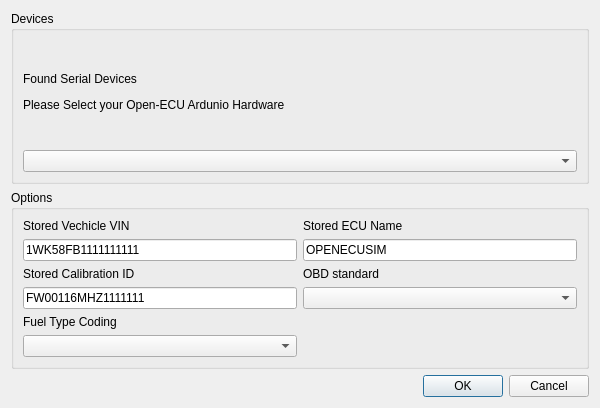
<?xml version="1.0" encoding="UTF-8"?>
<ui version="4.0">
 <class>Connect</class>
 <widget class="QDialog" name="Connect">
  <property name="geometry">
   <rect>
    <x>0</x>
    <y>0</y>
    <width>600</width>
    <height>408</height>
   </rect>
  </property>
  <property name="sizePolicy">
   <sizepolicy hsizetype="Fixed" vsizetype="Fixed">
    <horstretch>0</horstretch>
    <verstretch>0</verstretch>
   </sizepolicy>
  </property>
  <property name="windowTitle">
   <string>Connect</string>
  </property>
  <layout class="QVBoxLayout" name="verticalLayout_2">
   <item>
    <widget class="QGroupBox" name="gbDevices">
     <property name="title">
      <string>Devices</string>
     </property>
     <layout class="QVBoxLayout" name="verticalLayout">
      <item>
       <widget class="QLabel" name="label_6">
        <property name="text">
         <string>&lt;html&gt;&lt;head/&gt;&lt;body&gt;&lt;p&gt;Found Serial Devices&lt;/p&gt;&lt;p&gt;Please Select your Open-ECU Ardunio Hardware&lt;/p&gt;&lt;/body&gt;&lt;/html&gt;</string>
        </property>
       </widget>
      </item>
      <item>
       <widget class="QComboBox" name="comboBox"/>
      </item>
     </layout>
    </widget>
   </item>
   <item>
    <widget class="QGroupBox" name="gbOptions">
     <property name="title">
      <string>Options</string>
     </property>
     <layout class="QGridLayout" name="gridLayout">
      <item row="0" column="0">
       <widget class="QLabel" name="label">
        <property name="text">
         <string>Stored Vechicle VIN</string>
        </property>
       </widget>
      </item>
      <item row="0" column="1">
       <widget class="QLabel" name="label_3">
        <property name="text">
         <string>Stored ECU Name</string>
        </property>
       </widget>
      </item>
      <item row="1" column="0">
       <widget class="QLineEdit" name="txtVin">
        <property name="text">
         <string>1WK58FB1111111111</string>
        </property>
        <property name="maxLength">
         <number>17</number>
        </property>
       </widget>
      </item>
      <item row="1" column="1">
       <widget class="QLineEdit" name="txtEcuName">
        <property name="text">
         <string>OPENECUSIM</string>
        </property>
        <property name="maxLength">
         <number>20</number>
        </property>
       </widget>
      </item>
      <item row="2" column="0">
       <widget class="QLabel" name="label_2">
        <property name="text">
         <string>Stored Calibration ID</string>
        </property>
       </widget>
      </item>
      <item row="2" column="1">
       <widget class="QLabel" name="label_4">
        <property name="text">
         <string>OBD standard</string>
        </property>
       </widget>
      </item>
      <item row="3" column="0">
       <widget class="QLineEdit" name="txtCalID">
        <property name="text">
         <string>FW00116MHZ1111111</string>
        </property>
        <property name="maxLength">
         <number>17</number>
        </property>
       </widget>
      </item>
      <item row="3" column="1">
       <widget class="QComboBox" name="cbOBD2Type">
        <property name="enabled">
         <bool>true</bool>
        </property>
        <property name="currentIndex">
         <number>-1</number>
        </property>
        <property name="modelColumn">
         <number>0</number>
        </property>
       </widget>
      </item>
      <item row="4" column="0">
       <widget class="QLabel" name="label_5">
        <property name="text">
         <string>Fuel Type Coding</string>
        </property>
       </widget>
      </item>
      <item row="5" column="0">
       <widget class="QComboBox" name="cbFuelCoding"/>
      </item>
     </layout>
    </widget>
   </item>
   <item>
    <widget class="QDialogButtonBox" name="btnbConnect">
     <property name="standardButtons">
      <set>QDialogButtonBox::Cancel|QDialogButtonBox::Ok</set>
     </property>
    </widget>
   </item>
  </layout>
 </widget>
 <resources/>
 <connections/>
</ui>
